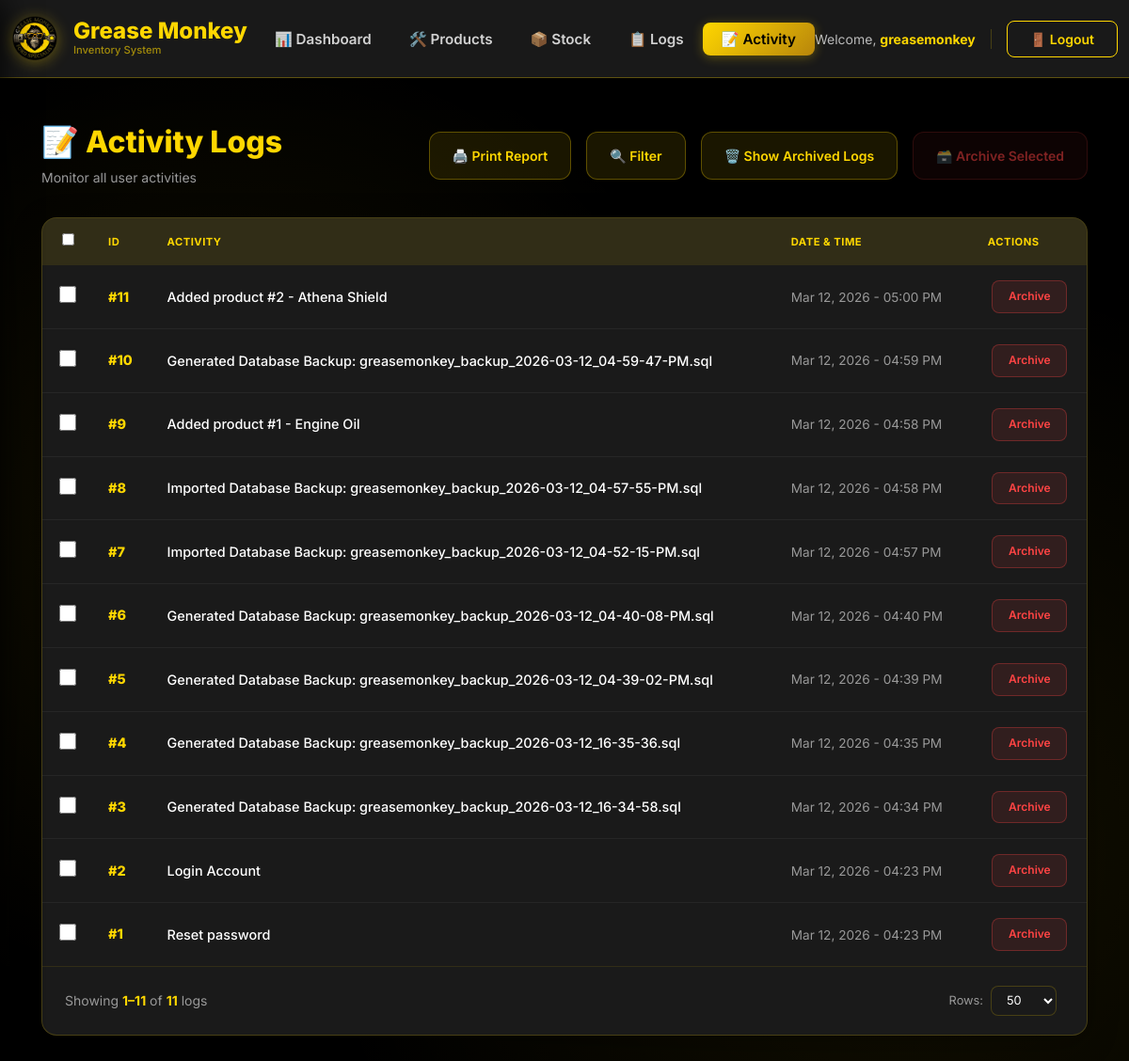
Page /index.php?page=activity_logs (signed in) on the committed database.
### tables this page shows
CREATE TABLE `activity_logs` (
  `id` int(11) NOT NULL AUTO_INCREMENT,
  `user_id` int(11) DEFAULT NULL,
  `product_id` int(11) DEFAULT NULL,
  `activity` text NOT NULL,
  `created_at` timestamp NOT NULL DEFAULT current_timestamp(),
  `is_deleted` tinyint(1) DEFAULT 0,
  `deleted_by` int(11) DEFAULT NULL,
  `deleted_at` datetime DEFAULT NULL,
  PRIMARY KEY (`id`),
  KEY `user_id` (`user_id`),
  KEY `fk_activity_product` (`product_id`),
  CONSTRAINT `activity_logs_ibfk_1` FOREIGN KEY (`user_id`) REFERENCES `users` (`id`) ON DELETE SET NULL,
  CONSTRAINT `fk_activity_product` FOREIGN KEY (`product_id`) REFERENCES `products` (`id`) ON DELETE SET NULL
);

### app/controller/logs_controller.php (called while the page is built, shortened)
<?php
require_once __DIR__ . '/../../config/connection.php';
require_once __DIR__ . '/../model/logs_model.php';
$user_id  = $_SESSION['user_id'];
$username = $_SESSION['username'] ?? 'User';
$search          = $_GET['search'] ?? '';
$date_from       = $_GET['date_from'] ?? '';
$date_to         = $_GET['date_to'] ?? '';
$per_page = max(1, (int)($_GET['per_page'] ?? 50));
$page_num    = max(1, (int)($_GET['page_num'] ?? 1));
$offset      = ($page_num - 1) * $per_page;
$totalActivity_logs     = countFilteredActivityLogs($pdo, $user_id, $search, $date_from, $date_to);
$activity_logs  = getFilteredActivityLogs($pdo, $user_id, $search, $date_from, $date_to, $per_page, $offset);

### app/model/logs_model.php (called while the page is built, shortened)
<?php
function countFilteredActivityLogs(PDO $pdo, int $user_id, string $search = '', string $date_from = '', string $date_to = ''): int
{
    $sql = "SELECT COUNT(*)
        FROM activity_logs AS a
        JOIN users AS u ON u.id = a.user_id
        WHERE a.user_id = :user_id
          AND a.is_deleted = 0
    ";
    $params = [':user_id' => $user_id];
    $stmt = $pdo->prepare($sql);
    $stmt->execute($params);
    return (int) $stmt->fetchColumn();
}
function getFilteredActivityLogs(PDO $pdo, int $user_id, string $search = '', string $date_from = '', string $date_to = '', int $limit = 50, int $offset = 0)
{
    $sql = "SELECT
            a.id,
            a.activity,
            a.created_at,
            a.user_id,
            u.username,
            u.id AS user_table_id
        FROM activity_logs AS a
        JOIN users AS u ON u.id = a.user_id
        WHERE a.user_id = :user_id
          AND a.is_deleted = 0
    ";
    $params = [':user_id' => $user_id];
    $sql .= " ORDER BY a.created_at DESC";
    $sql .= " LIMIT " . (int)$limit . " OFFSET " . (int)$offset;
    $stmt = $pdo->prepare($sql);
    $stmt->execute($params);
    return $stmt->fetchAll(PDO::FETCH_ASSOC);
}

### app/view/activity_logs.php (the view, shortened to what this page needs)
<!DOCTYPE html>
<html lang="en">
<head>
    <link rel="stylesheet" href="assets/bootstrap/css/bootstrap.min.css">
</head>
<body>
    <nav class="navbar-custom navbar navbar-expand-lg">
        <div class="container-fluid">
            <a href="index.php?page=home" class="navbar-brand-custom">
                <img src="assets/images/logo.png" alt="Logo" class="logo-img">
                <div class="brand-text"><h1>Grease Monkey</h1><p>Inventory System</p></div>
            </a>
            <div class="collapse navbar-collapse show" id="navbarNav">
                <ul class="navbar-nav ms-auto align-items-center">
                    <li class="nav-item"><a href="index.php?page=dashboard"       class="nav-link-custom">📊 Dashboard</a></li>
                    <li class="nav-item"><a href="index.php?page=manage_products" class="nav-link-custom">🛠️ Products</a></li>
                    <li class="nav-item"><a href="index.php?page=manage_stocks"   class="nav-link-custom">📦 Stock</a></li>
                    <li class="nav-item"><a href="index.php?page=stock_logs"      class="nav-link-custom">📋 Logs</a></li>
                    <li class="nav-item"><a href="index.php?page=activity_logs"   class="nav-link-custom active">📝 Activity</a></li>
                    <li class="nav-item">
                        <span class="user-info d-none d-lg-block">Welcome, <strong><?php echo htmlspecialchars($username); ?></strong></span>
                    </li>
                    <li class="nav-item"><a href="index.php?page=logout" class="btn-logout">🚪 Logout</a></li>
                </ul>
            </div>
        </div>
    </nav>
    <div class="main-content">
        <div class="container">
            <div class="page-header">
                <div class="page-title-section">
                    <h1>📝 Activity Logs</h1>
                    <p>Monitor all user activities</p>
                </div>
                <div class="header-actions">
                    <?php
                    $printUrl = "index.php?page=print_activity_logs"
                        . "&search="    . urlencode(trim($_GET['search']    ?? ''))
                        . "&date_from=" . urlencode(trim($_GET['date_from'] ?? ''))
                        . "&date_to="   . urlencode(trim($_GET['date_to']   ?? ''))
                        . "&log=1";
                    ?>
                    <a href="<?= $printUrl ?>" target="_blank" class="btn-secondary"
                       onclick="return confirm('This will generate an activity logs report. Continue?');">
                        🖨️ Print Report
                    </a>
                    <button class="btn-toggle-filter" onclick="toggleFilter()">
                        🔍 Filter
                    </button>
                    <button type="button" class="btn-toggle-filter" data-bs-toggle="modal" data-bs-target="#deletedHistoryModal">
                        🗑️ Show Archived Logs
                    </button>
                    <button type="button" class="btn-history-sm" onclick="archiveSelectedLogs()" id="bulkArchiveBtn" disabled>
                    </button>
                </div>
            </div>
            <div class="table-container">
                <?php if (empty($activity_logs)): ?>
                    <div class="empty-state">
                        <div class="empty-state-icon">📝</div>
                        <div class="empty-state-text">No activity logs found</div>
                        <p style="color: var(--gray-light); font-size: 0.875rem;">User activities will appear here</p>
                    </div>
                <?php else: ?>
                    <div class="table-responsive">
                        <table class="table" id="logsTable">
                            <thead>
                                <tr>
                                    <th style="text-align: center;">
                                        <input type="checkbox" id="selectAllCheckbox" onchange="toggleSelectAll(this)">
                                    </th>
                                    <th>ID</th>
                                    <th>Activity</th>
                                    <th>Date &amp; Time</th>
                                    <th>Actions</th>
                                </tr>
                            </thead>
                            <tbody>
                                <?php foreach ($activity_logs as $log):
                                    $searchText = strtolower($log['id'] . ' ' . $log['activity']);
                                ?>
                                    <tr data-search="<?php echo htmlspecialchars($searchText); ?>">
                                        <td class="align-middle text-center">
                                            <input type="checkbox" class="log-checkbox" name="log_ids[]" value="<?php echo $log['id']; ?>"
                                                   onchange="updateSelectedCount()">
                                        </td>
                                        <td class="align-middle">
                                            <strong class="log-id">#<?php echo $log['id']; ?></strong>
                                        </td>
                                        <td class="align-middle">
                                            <span class="activity-text"><?php echo htmlspecialchars($log['activity']); ?></span>
                                        </td>
                                        <td class="align-middle">
                                            <span class="date-text"><?php echo date('M d, Y - h:i A', strtotime($log['created_at'])); ?></span>
                                        </td>
                                        <td class="align-middle text-center">
                                            <form method="POST" onsubmit="return confirm('Are you sure you want to archive this activity log?');">
                                                <button type="submit" name="delete_activity_log" class="btn-delete">Archive</button>
                                            </form>
                                        </td>
                                    </tr>
                                <?php endforeach; ?>
                            </tbody>
                        </table>
                    </div>
                    <?php
                    $current_page = max(1, (int)($_GET['page_num'] ?? 1));
                    $per_page     = max(1, (int)($_GET['per_page'] ?? 50));
                    $total_logs   = $totalActivity_logs;
                    $offset_start = (($current_page - 1) * $per_page) + 1;
                    $offset_end   = min($current_page * $per_page, $total_logs);
                    ?>
                    <div class="pagination-wrapper">
                        <div class="pagination-info">
                            Showing <strong><?= $offset_start ?>–<?= $offset_end ?></strong>
                            of <strong><?= number_format($total_logs) ?></strong> logs
                        </div>
                        <div class="pagination-controls">
                            <form method="GET" style="display:inline-flex; align-items:center; gap:.5rem; margin-right:.5rem;">
                                <label style="color:var(--gray-light);font-size:.8rem;">Rows:</label>
                                <select name="per_page" class="per-page-select" onchange="this.form.submit()">
                                    <?php foreach ([25, 50, 100, 200] as $opt): ?>
                                        <option value="<?= $opt ?>" <?= $per_page == $opt ? 'selected' : '' ?>><?= $opt ?></option>
                                    <?php endforeach; ?>
                                </select>
                            </form>
                        </div>
                    </div>
                <?php endif; ?>
            </div>
        </div>
    </div>
</body>
</html>

### rows in the picture
activity_logs: id "11", activity "Added product #2 - Athena Shield", created_at "Mar 12, 2026 - 05:00 PM"
activity_logs: id "10", activity "Generated Database Backup: greasemonkey_backup_2026-03-12_04-59-47-PM.sql", created_at "Mar 12, 2026 - 04:59 PM"
activity_logs: id "9", activity "Added product #1 - Engine Oil", created_at "Mar 12, 2026 - 04:58 PM"
activity_logs: id "8", activity "Imported Database Backup: greasemonkey_backup_2026-03-12_04-57-55-PM.sql", created_at "Mar 12, 2026 - 04:58 PM"
activity_logs: id "7", activity "Imported Database Backup: greasemonkey_backup_2026-03-12_04-52-15-PM.sql", created_at "Mar 12, 2026 - 04:57 PM"
activity_logs: id "6", activity "Generated Database Backup: greasemonkey_backup_2026-03-12_04-40-08-PM.sql", created_at "Mar 12, 2026 - 04:40 PM"
activity_logs: id "5", activity "Generated Database Backup: greasemonkey_backup_2026-03-12_04-39-02-PM.sql", created_at "Mar 12, 2026 - 04:39 PM"
activity_logs: id "4", activity "Generated Database Backup: greasemonkey_backup_2026-03-12_16-35-36.sql", created_at "Mar 12, 2026 - 04:35 PM"
activity_logs: id "3", activity "Generated Database Backup: greasemonkey_backup_2026-03-12_16-34-58.sql", created_at "Mar 12, 2026 - 04:34 PM"
activity_logs: id "2", activity "Login Account", created_at "Mar 12, 2026 - 04:23 PM"
activity_logs: id "1", activity "Reset password", created_at "Mar 12, 2026 - 04:23 PM"

### other values in the picture
$username "greasemonkey"
$offset_start "1"
$offset_end "11"
$total_logs "11"
form field per_page "50"
